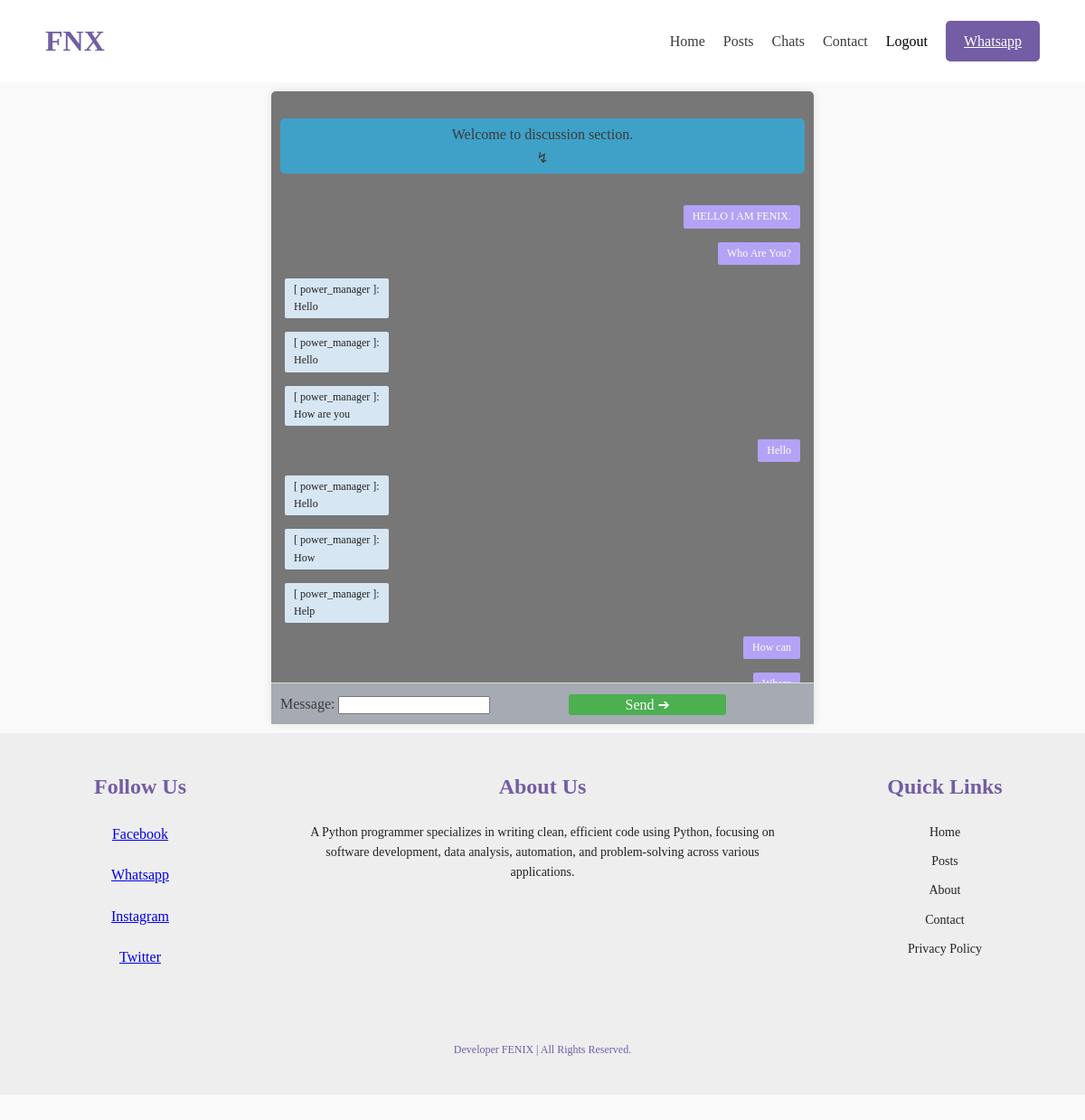
Page /posts/chats/ (signed in) on the committed database.
### POST/models.py (models this page shows, shortened)
class Message(models.Model):
  user = models.ForeignKey(User, on_delete=models.CASCADE)
  message = models.CharField(max_length=400)
  created_at = models.DateTimeField(auto_now_add=True)

### POST/views.py (the view)
# urls.py: path('chats/', views.chats, name='chats'),
def chats(request):
    messages = Message.objects.all().order_by('created_at')
    if request.method == 'POST':
        form = MessageForm(request.POST)
        if form.is_valid():
            message = form.save(commit=False)
            message.user = request.user
            message.save()
            return redirect('chats')
    else:
        form = MessageForm()
    return render(request, 'chats.html', {'messages': messages, 'form': form})

### POST/forms.py
class MessageForm(forms.ModelForm):
    class Meta:
        model = Message
        fields = ['message']
        widgets = {
            'message': forms.TextInput(attrs={'class': 'form-control'}),
        }

### templates/chats.html (shortened to what this page needs)
{% extends 'base.html' %}
{% block content %}
{% if user.is_authenticated %}
    <div style="width: 90%; max-width: 600px; height: 90vh; max-height: 700px; background-color: #777; border-radius: 5px; box-shadow: 0 0 10px rgba(0, 0, 0, 0.1); display: flex; flex-direction: column; justify-content: space-between; margin: 10px auto;">
        <div style="padding: 20px 10px; overflow-y: auto; flex-grow: 1; border-bottom: 1px solid #ddd; margin-top: 10px;">
            <div id="chat-box" style="margin-bottom: 30px; padding: 5px 10px; background-color: #3FA1C8; border-radius: 5px; overflow-y: auto; text-align: center;">Welcome to discussion section.<br />↯</div>
          {% for message in messages %}
            <div style="
              margin-bottom: 5px;
              padding: 5px;
              background-color: transparent;
              border-radius: 5px;
              align-self: flex-end;
              {% if message.user == user %}
              justify-content: end;
              {% else %}
              justify-content: start;
              {% endif %}
              align-items: start;
              display: flex;
              ">
              <p style="
                text-align: left;
                max-width: 60%;
                margin: 0;
                font-size: 12px;
                color: #333;
                padding: 3px 10px;
                border-radius: 2px;
                {% if message.user == user %}
                background-color: #B4A2F6;
                color: #fff;
                {% else %}
                background-color: #D6E6F2;
                color: #222;
                {% endif %}
                ">
                {% if message.user == user %}
                {{ message.message }}
                {% else %}
                [ {{ message.user.username }} ]:<br />{{ message.message }}
                {% endif %}
              </p>
            </div>
          {% endfor %}
        </div>
        <div style="padding: 10px; display: flex; align-items: center; justify-content: center; background-color: #A5AAB3;">
            <form method="POST" style="display: flex; align-items: end; justify-content: center; flex-grow: 1; flex-direction: row;">
              {{ form.as_p }}
            <button id="submit-btn" style="width: 30%; margin: 0 auto; padding: 2px 8px; background-color: #4CAF50; color: white; border: none; border-radius: 3px; font-size: 1rem; cursor: pointer; transition: background-color 0.3s ease;">Send ➔</button>
            </form>
        </div>
    </div>
{% endif %}
{% endblock %}

### static/style.css (style rules this page uses)
* { text-align: center; margin: 0; padding: 0; box-sizing: border-box; font-family: 'Georgia', serif; }
:root { --primary-color: #735DA5; --secondary-color: #C3D5E5; --text-color: #2d2d2d; --bg-color: #f6f6f6; }
body { background-color: var(--bg-color); color: var(--text-color); line-height: 1.6; font-size: 16px; }
body { font-family: 'Georgia', serif; color: #3b3b3b; margin: 0; padding: 0; background-color: #f9f9f9; }

### rows in the picture
Message: message "HELLO I AM FENIX."
Message: message "Who Are You?"
Message: user.username "power_manager", message "Hello"
Message: user.username "power_manager", message "Hello"
Message: user.username "power_manager", message "How are you"
Message: message "Hello"
Message: user.username "power_manager", message "Hello"
Message: user.username "power_manager", message "How"
Message: user.username "power_manager", message "Help"
Message: message "How can"
